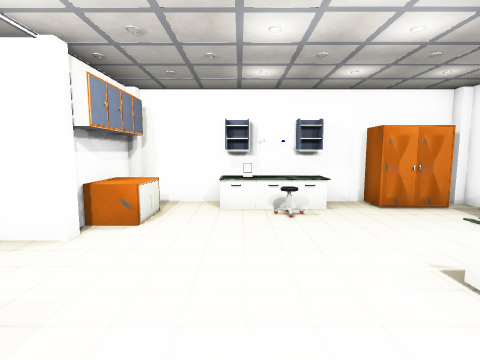
view 1 (above)

14 first-person views from a walk through a scene from a Unity 3-D project. The camera is 1.5 m above the floor, tilts 6° down and sees 85° across. The floor is counted in squares, 1 m on a side. Each view is taken from the middle of a square. On the plan, view 1 faces up. The plan holds only what a view shows up to about 14 squares ahead; the rest is blank. The place goes on beyond the plan. The player is left out. Some animated figures are not drawn. Some surface patterns are stand-ins.

view 2
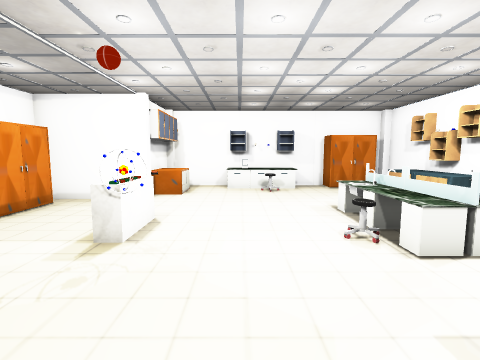

view 3
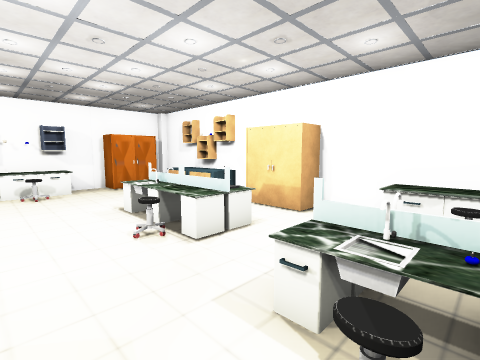

view 4
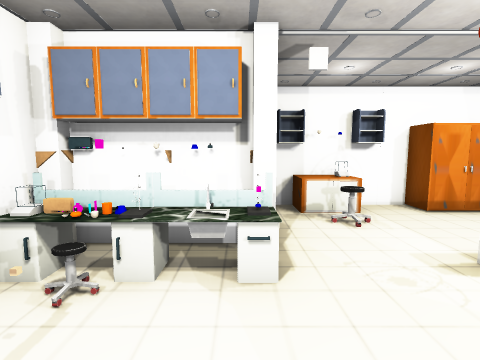

view 5
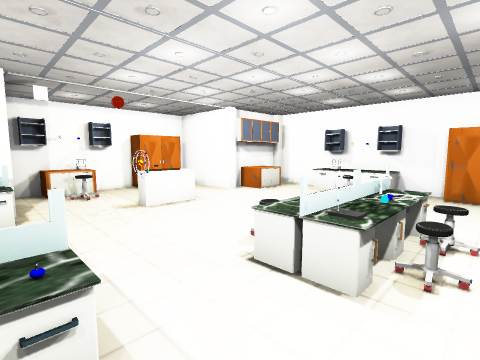

view 6
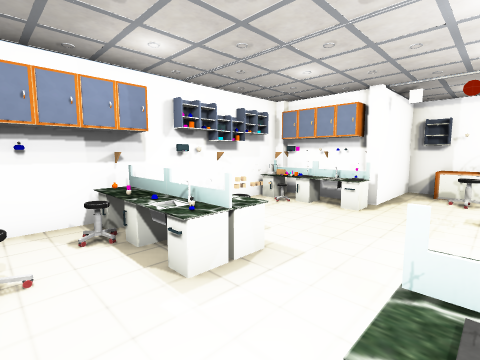

view 7
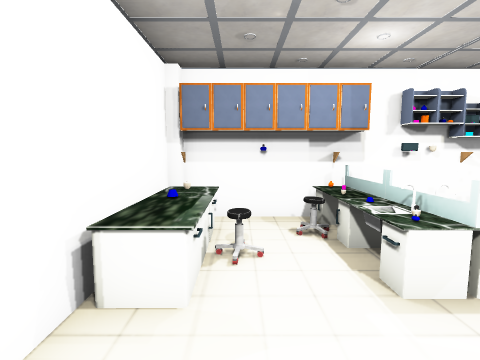

view 8
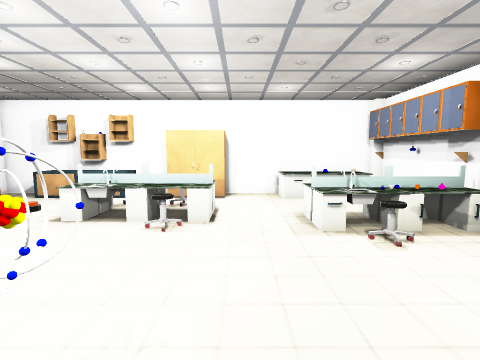

view 9
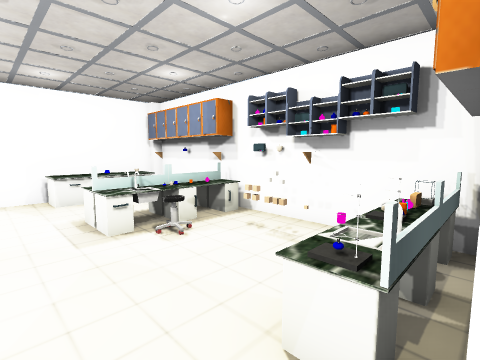

view 10
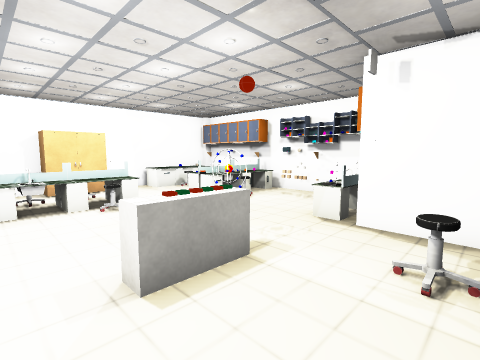

view 11
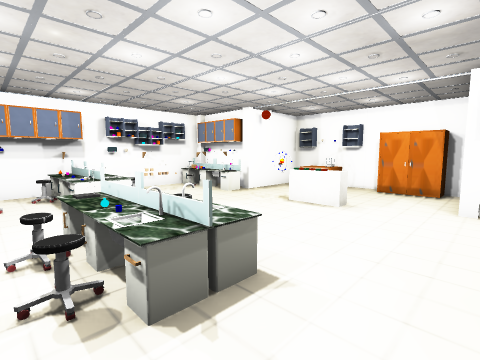

view 12
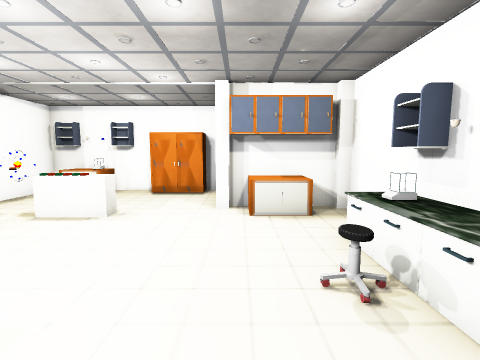

view 13
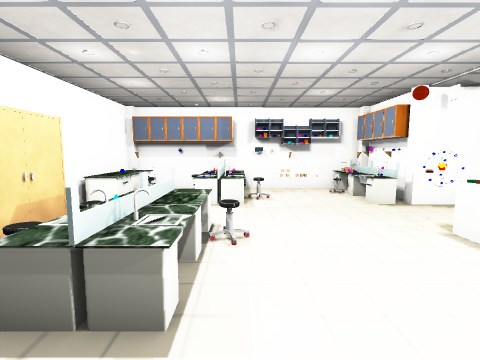

view 14
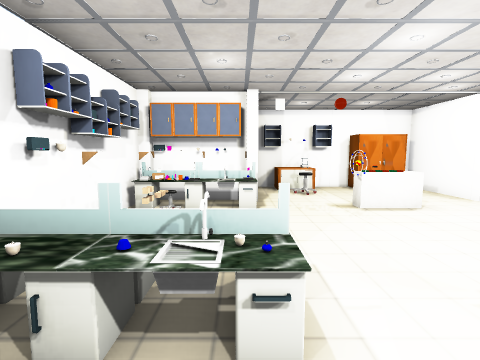

### Floor plan
Points are (right, up) in squares from view 1. A wall is a line through its corners. A room is listed if a view was taken in it or the views show most of it. See-through windows are left out.
Room 1 (views 1, 2, 3, 4, 5, 6, 7, 8, 9, 10, 11, 12, 13, 14)
walls: (-3.4, 4.4) (-6.4, 4.4); (6.6, 1.4) (6.6, 7.6); (1.4, -6.1) (2.6, -6.1); (-0.4, 8) (-3, 8); (-6.4, 1.9) (-6.4, -2.5) (-3.4, -2.5); (-1.6, -6.1) (-0.4, -6.1); (3.9, 8) (2.4, 8); (-3.2, 7.6) (-3.2, 6.4); (4.4, -6.1) (5.5, -6.1); (6.6, -5.8) (6.6, -0.4)
objects: other object (-6, -1) to (-5, 0); other object (-6, 0); other object (-6, 2) to (-6, 3); chair (-5, -1) to (-4, -1); pillar (-3, -6); rack (-3, -5); other object (-3, -4); pillar (-3, -3); pillar (-3, 4) to (-3, 5); other object (-3, 5) to (-2, 7); other object (-2, -6); rack (-2, -5); other object (-2, -4); tap (-2, -3); other object (-2, -2); other object (-2, 0); other object (-2, 1) to (-2, 2); other object (-1, 0); other object (0, -6); other object (0, -5); other object (0, 7) to (2, 7); rack (0, 8); rack (1, -6); chair (1, -4); chair (1, 6); other object (2, -5); other object (2, -4); tap (2, -3); chair (2, 1); rack (2, 8); other object (3, -6); other object (3, -5); other object (3, -4); tap (3, -3); other object (3, -2); other object (3, 0) to (3, 1); tap (3, 2); other object (3, 3); other object (4, -6); other object (4, -3); other object (4, 0); other object (4, 1); chair (4, 2); other object (4, 3); other object (4, 7) to (6, 8); other object (5, -5) to (6, -5); chair (5, -4); chair (5, 1); pillar (6, -6); other object (6, -4); other object (6, -3) to (6, -2); other object (6, 0) to (6, 1); other object (6, 3); rack (6, 4); other object (6, 5) to (6, 6); pillar (6, 8)

Where each view was taken, in squares from view 1:
view 1: 0 up, 0 right, facing up
view 2: 4 down, 0 right, facing up
view 3: 4 down, 0 right, facing up-right
view 4: 3 down, 1 right, facing left
view 5: 3 down, 5 right, facing up-left
view 6: 0 up, 5 right, facing down-left
view 7: 0 up, 5 right, facing down
view 8: 1 down, 3 left, facing right
view 9: 1 down, 3 left, facing down-right
view 10: 3 up, 5 left, facing down-right
view 11: 5 up, 5 right, facing down-left
view 12: 5 up, 4 right, facing left
view 13: 5 up, 2 right, facing down
view 14: 3 down, 5 right, facing left
